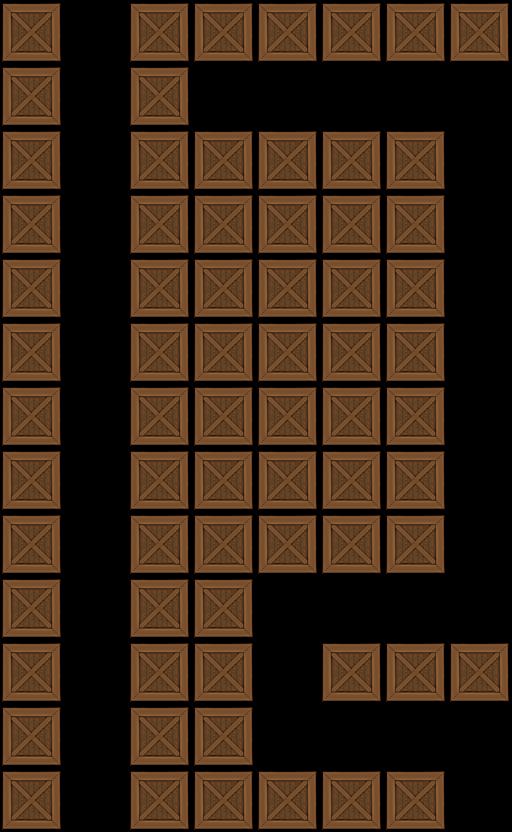

Rendered tile map (Tiled .tmx) drawn with the repository's tilesets; below, a short description and the map source with its tile grids summarised:
An orthogonal 8x13 tile map with 64x64 px tiles, 1 tile layer (Tile Layer 1).

<map version="1.0" orientation="orthogonal" width="8" height="13" tilewidth="64" tileheight="64">
 <tileset firstgid="1" name="crate" tilewidth="64" tileheight="64">
  <image source="../../crate.png" width="64" height="64" />
 </tileset>
 <layer name="Tile Layer 1" width="8" height="13">
  <data>[104 cells, 69 non-empty, 1 distinct tile ids]</data>
 </layer>
</map>
